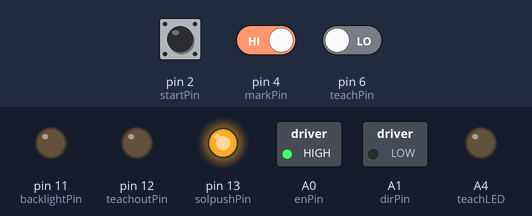
Recording of a sketch running on a simulated Arduino Uno, built with avr-gcc and run on an emulated ATmega328P. Parts: switched loads named in the sketch (green lamp = pin HIGH), output pins drawn as LEDs (lit = HIGH). The test bench sets the inputs (shaded band); at power-on: pin 4 (markPin) HIGH, pin 2 (startPin) LOW, pin 6 (teachPin) LOW. Pins used as bus, display or sensor lines are not drawn.

Above: at 7.0 s.
7.1 s: pin 4 (markPin) driven LOW
At 10.7 s:
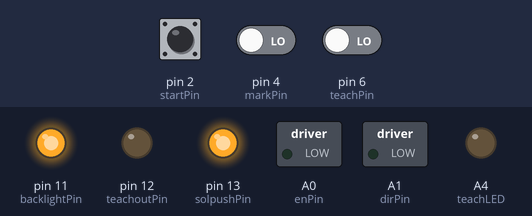
11.1 s: pin 4 (markPin) driven HIGH
At 12.4 s:
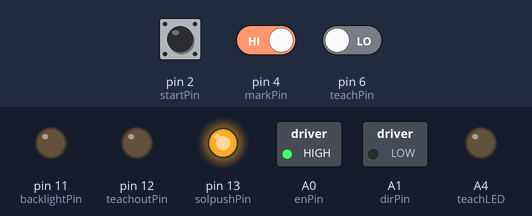
Timing chart, 0 to 24.7 s (numbered marks = the images above; inputs shaded):
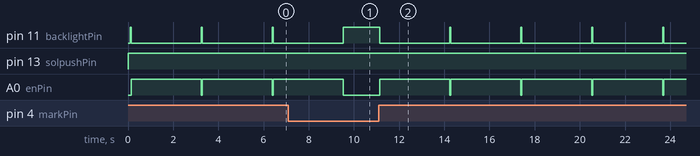

Measured:
- after the input at 7.1 s, pin 11 (backlightPin): goes on until 9.5 s, then stays HIGH; A0 (enPin): goes on until 9.5 s, then stays LOW
- after the input at 11.1 s, pin 11 (backlightPin): alternates HIGH for 0.04 s and LOW for 3.1 s, starting at once; A0 (enPin): alternates HIGH for 3.1 s and LOW for 0.04 s, starting at once
- by itself, pin 11 (backlightPin): alternates HIGH for 0.04 s and LOW for 3.1 s
- by itself, A0 (enPin): alternates HIGH for 3.1 s and LOW for 0.04 s

The sketch:

2020_0212_DRV8825_Control_FA_rev5.ino
```cpp
// 최종 수정 03-01
// DRV8825 : motor_delay max : 800
// DRV8834 : motor_delay max : 200 (1/4 step)

const int dirPin = A1;      // 모터 회전 방향 출력 (5V)
const int stepperPin = A2;  // 모터 회전 펄스 출력 (5V)
const int enPin = A0;       // 모터 기동 준비 출력 (5V)
const int CCW = 1;
const int CW = 0;

const int motor_delay = 5; // 회전속도 (작을수록 빨리회전)
//int M_motor_delay = 5;

int Accel = 400; // 가속 스텝
int Decel = 200; // 감속 스텝

const int markPin = 4;  // 마크 검출 입력 단자 (24V)
int markState = 0;
const int startPin = 2;  // 작업 시작 입력 단자 (24V)
int startState = 0;
const int teachPin = 6;  // 마크 티칭 입력 단자 (24V)
int teachState = 0;
int t_Count = 0;

// 0301 추가
const int teachoutPin = 12;
int teachoutState = 0;

const int teachLED = A4;
int ledState = 0;
//int potentioValue = 0;
//int potValue = 0;

const int solpushPin = 13;  // 푸쉬 솔 출력 단자 (24V)
int solpushState = 0;
const int backlightPin = 11;  // 백 라이트 입력 단자 (24V)
int backlightState = 0;

void setup()
{
    pinMode(dirPin, OUTPUT);        // 5V
    pinMode(stepperPin, OUTPUT);
    pinMode(enPin, OUTPUT);

    pinMode(markPin, INPUT);    //24V
    pinMode(startPin, INPUT);
    pinMode(teachPin, INPUT);
    pinMode(teachoutPin, OUTPUT);
    pinMode(teachLED, OUTPUT);

    pinMode(solpushPin, OUTPUT);        // 24V
    pinMode(backlightPin, OUTPUT);

    Serial.begin(9600);
}

void step(boolean dir, int steps)
{
    digitalWrite(dirPin, dir);
    delayMicroseconds(20);
    /*for (int i = Accel; i > 0; i--)
    {
      digitalWrite(stepperPin, HIGH);
      delayMicroseconds(motor_delay + i);
      digitalWrite(stepperPin, LOW);
      delayMicroseconds(motor_delay + i);
    }
    for (int i = 0; i < steps; i++)
    {
      digitalWrite(stepperPin, HIGH);
      delayMicroseconds(motor_delay);
      digitalWrite(stepperPin, LOW);
      delayMicroseconds(motor_delay);
    }*/
    for (int i = 0; i < Decel; i++)
    {
      digitalWrite(stepperPin, HIGH);
      delayMicroseconds(motor_delay + i);
      digitalWrite(stepperPin, LOW);
      delayMicroseconds(motor_delay + i);
    }
}

void loop()
{
  startState = digitalRead (startPin); // 작업 시작 유무 판단
  teachState = digitalRead (teachPin); // 리모트 티칭 티칭 유무 판단


  if (teachState == HIGH ) // 센서 리모트 티칭 버튼 HIGH 경우
   {if (t_Count == 0) {delay(10); t_Count = 1;}}
  if (teachState == LOW)
  { if (t_Count == 1)
    {
      switch(teachoutState){ // 티칭 버튼 누른 횟수 판단
        case 0 :             // 처음 누른 경우
              digitalWrite (teachoutPin, HIGH);    // 센서로 HIGH 출력
              digitalWrite (backlightPin, HIGH);   // 백 라이트 ON
              digitalWrite (teachLED, HIGH);       // 티칭 버튼 LED ON
              digitalWrite (solpushPin, HIGH);     // 푸쉬 솔 전진
              delay(150);                          // 티칭 준비 티칭시간
              teachoutState = 1;                   // 버튼 누른 횟수 1로 설정
              //Serial.println(teachoutState);
              break;
        case 1 :                                   // 버튼 누른 횟수 1인 경우
              digitalWrite (teachoutPin, LOW);     // 센서로 LOW 출력
              delay(150);                          // 150ms 대기 (센서 메뉴얼 참고 - 리모트 티칭)
              digitalWrite (teachoutPin,HIGH);     // 센서로 HIGH 출력 (마크 티칭 대기모드 진입)
              teachoutState = 2;                   // 버튼 누른 횟수 2로 설정
              //Serial.println(teachoutState);
              break;
        case 2 :                                   // 버튼 누른 횟수 2인 경우
              digitalWrite (teachoutPin, LOW);     // 센서로 출력 LOW (마크 티칭 완료)
              delay(1000);                         // 1초 대기
              digitalWrite (solpushPin, LOW);      // 푸쉬 솔 후진
              digitalWrite (backlightPin, LOW);    // 백 라이트 OFF
              digitalWrite (teachLED, LOW);        // 티칭 버튼 LED OFF
              teachoutState = 0;                   // 리모트 티칭 완료, 버튼 누른 횟수 초기화
              //Serial.println(teachoutState);
        default : break;
              //teachoutState = 0;
      }  t_Count =0;
    }
  };

  if (startState == HIGH ) // 근접센서 HIGH는 대기 모드로 인식
  {
    digitalWrite(enPin, HIGH); // 모터 기동준비 해재 (EN 신호가 HIGH면 모터드라이버는 기동준비 안된걸로 판단!!)
    markState = digitalRead (markPin);
    ledState = digitalRead (teachLED);
    if (ledState == 0 )
    {
     digitalWrite(solpushPin, LOW); // 푸쉬 솔 작동 (LOW : 후진)
    }
  }
  else // 근접센서 LOW인 경우 (작업 개시로 판단)
  {
      digitalWrite(solpushPin, HIGH); // 푸쉬 솔 작동 (HIGH : 전진)
      delay (100);                    // 푸쉬 솔 전진 완료 대기 (0.1초)

      while (markState == LOW)        // 마크 검출 시작
        {
          digitalWrite (backlightPin, HIGH); //검출 전까지 백라이트 ON
          digitalWrite(dirPin, CW);          // 모터 회전 방향 결정 (CW : 정회전)
          digitalWrite(enPin, LOW);
          /* 모터 속도 가변 실패 (03-01 : 너무 느림)
          potentioValue = map(analogRead(potentioPin),0,1023,0,255);
          int potValue_Raw = potentioValue / 5;
          potValue = potValue_Raw * 5;
          M_motor_delay = potValue + 5;
          //Serial.println (M_motor_delay);
          */
          digitalWrite(stepperPin, HIGH);
          delayMicroseconds(motor_delay);
          digitalWrite(stepperPin, LOW);
          delayMicroseconds(motor_delay);    // 모터 회전 속도
          markState = digitalRead (markPin); // 스탭마다 마크 판정
        }

        digitalWrite(enPin, LOW);
        step(CW, 1);                      // 감속 스텝 적용
        delayMicroseconds(100);
        digitalWrite(enPin, HIGH);
        digitalWrite (backlightPin, LOW); // 검출 후 백라이트 OFF
        delay(3000);  // 작업시간
        digitalWrite(solpushPin, LOW);   // 푸쉬 솔 작동 (LOW : 후진)

      };

     markState = 0;
     teachState = 0;
     solpushState = 0;

  // digitalWrite(enPin, LOW);
  // step(CW, 6400);
  // digitalWrite(enPin, HIGH);
  // delay(2000);
}
```
